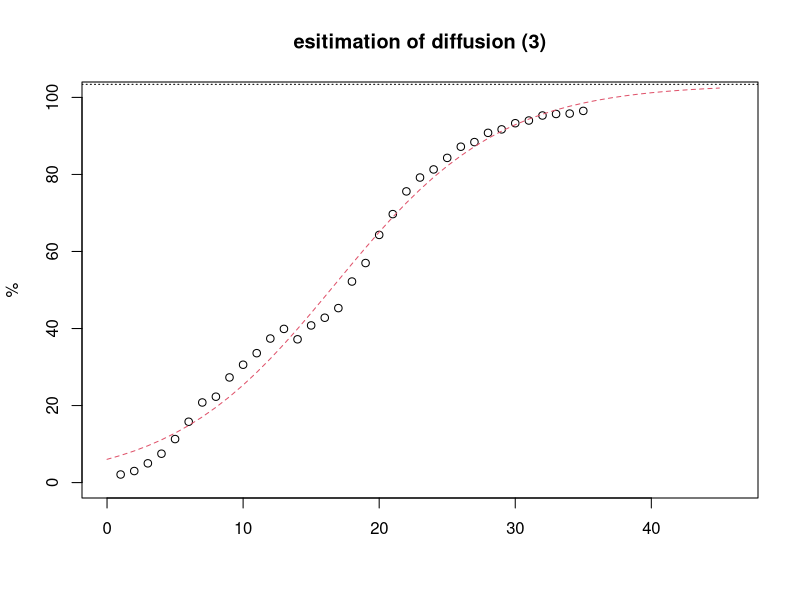

R code for this plot:
# estimate logistic curve (3)
# by non-linear least square method

# loading data.
xdata <- read.csv("../data/fukyuritsu6.csv", skip=2, header=TRUE)
microwave <- ts(xdata$microwave, start=c(1958), frequency=1)
x1 <- is.na(microwave)
rate <- microwave[x1==FALSE]
time <- 1:length(rate)

# initial value
syokiti <- list(A3=90, alpha3=150, k3=0.3)

# fitting by nls()
fm <- nls ( rate ~ A3/(1+alpha3*exp(-1*k3*time)),trace=TRUE,start=syokiti)
fm

# extract paremeters
(A3 <- coef(fm)[1])
(alpha3 <- coef(fm)[2])
(k3 <- coef(fm)[3])

# estimated rate
time1 <- 0:(length(rate)+10)
ratehat3 <- A3/(1+alpha3*exp(-1*k3*time1))

ttl <- "esitimation of diffusion (3)"
xl <- c(0, length(time1)); yl<-c(0, 100)
plot(time, rate, xlim=xl, ylim=yl, type="p", xlab="", ylab="%", main=ttl)
lines(time1, ratehat3, type="l", lty=2, col=2)
abline(h=A3, lty=3)

